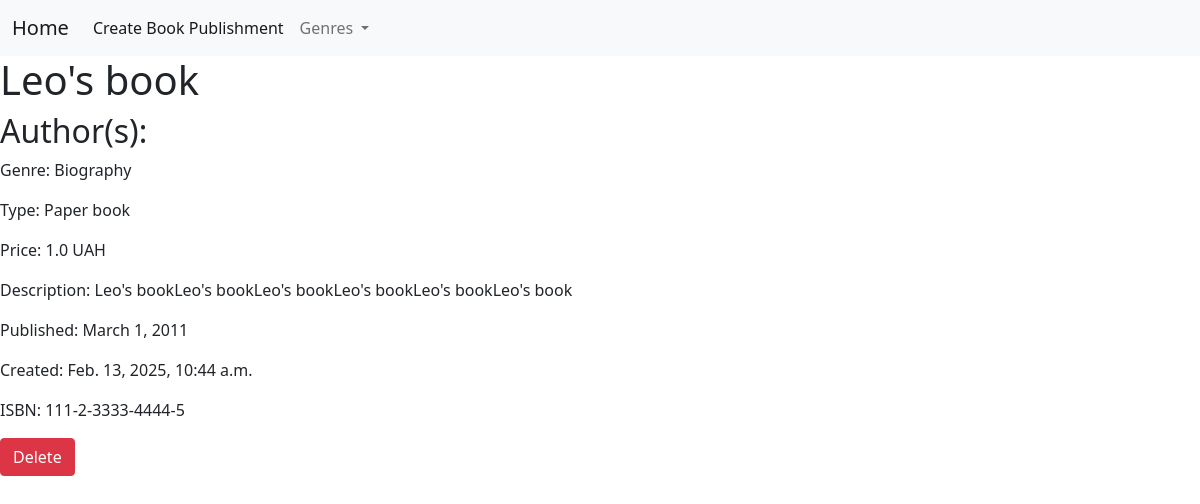
/book/4, run on the app's committed database.
### bookstore/models.py (models this page shows, shortened)
class Book(models.Model):
    class Type(models.TextChoices):
        PAPER = "Paper", "PAPER"
        DIGITAL = "Digital", "DIGITAL"
    title = models.CharField(max_length=200)
    description = models.TextField(max_length=1000)
    added = models.DateTimeField(auto_now_add=True)
    publishing_date = models.DateField(auto_now=True)
    isbn = models.CharField(max_length=17, default="111-2-3333-4444-5")
    price = models.FloatField(default=1.0)
    author = models.ManyToManyField(Author, related_name="books")
    type = models.CharField(
        max_length=7,
        choices=Type,
        default=Type.PAPER
    )
    genre = models.ForeignKey(
        Genre,
        on_delete=models.CASCADE,
        related_name="books"
    )
    class Meta:
        ordering = ['title']
        indexes= [
            models.Index(fields=['title'])
        ]

class Genre(models.Model):
    name = models.CharField(max_length=100, unique=True)
    def __str__(self):
        return self.name

### bookstore/views.py (the view)
# urls.py: path('book/<int:book_id>', book_info, name="book_info"),
def book_info(request, book_id):
  book = get_object_or_404(Book, id=book_id)
  genres = Genre.objects.all()
  if request.method == "POST":
    book.delete()
    messages.success(request, f'Book: {book.title} has been deleted successfully')
    return redirect("bookstore:home")
  return render(request, "book_info.html", {'book':book, "genres":genres})

### bookstore/templates/book_info.html (shortened to what this page needs)
{% extends 'base.html' %}
{% block content %}
    <div>
        <h1>{{  book.title  }}</h1>
        <h2>Author(s):
        </h2>
        <p>Genre: {{  book.genre  }}</p>
        <p>Type: {{  book.type  }} book</p>
        <p>Price: {{ book.price }} UAH</p>
        <p>Description: {{  book.description  }}</p>
        <p>Published: {{ book.publishing_date }}</p>
        <p>Created: {{  book.added  }}</p>
        <p>ISBN: {{ book.isbn }}</p>
        <form method="POST" action="{% url 'bookstore:book_info' book.id %}">
            <button type="submit" class="btn btn-danger">Delete</button>
        </form>
    </div>
{% endblock %}

### data on the page
Book: title "Leo's book", genre "Biography", type "Paper", price "1.0", description "Leo's bookLeo's bookLeo's bookLeo's bookLeo's bookLeo's book", publishing_date "March 1, 2011", added "Feb. 13, 2025, 10:44 a.m.", isbn "111-2-3333-4444-5"
